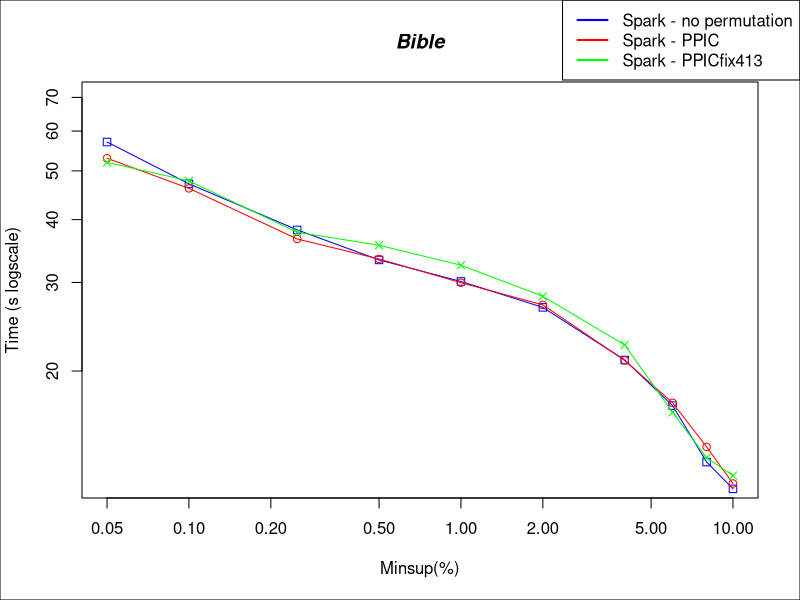

The R script that drew this image:

#DATA
x <- c(0.0005, 0.001, 0.0025, 0.005, 0.01, 0.02, 0.04, 0.06, 0.08, 0.10)*100

sparkNP <- c(57071, 47126, 38161, 33259, 30136, 26762, 21032, 17067, 13184, 11661)/1000
sparkPPIC <- c(52977, 46155, 36608, 33405, 29968, 27072, 20998, 17290, 14133, 11952)/1000
sparkPPICFix <- c(51979, 47755, 37748, 35567, 32462, 28155, 22532, 16551, 13447, 12393)/1000

#PLOT
plot(x,sparkNP, log = "xy", type="o", pch=0, xlab="Minsup(%)", ylab="Time (s logscale)", col="blue", ylim=c(12, 70))
lines(x,sparkPPIC, col="red", type="o", pch=1)
lines(x,sparkPPICFix, col="green", type="o", pch=4)

title(main="Bible", font.main=4)

par(fig = c(0, 1, 0, 1), oma = c(0, 0, 0, 0), mar = c(0, 0, 0, 0), new = TRUE)
plot(0, 0, type = "n", bty = "n", xaxt = "n", yaxt = "n")

#Pretty up
legend("topright", legend=c("Spark - no permutation", "Spark - PPIC", "Spark - PPICfix413"), lty=c(1,1),lwd=c(2,2), col=c("blue","red", "green"))
box()
